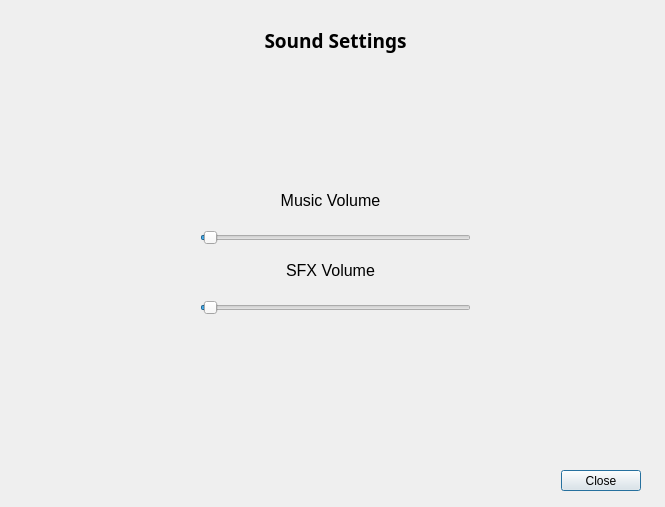
<?xml version="1.0" encoding="UTF-8"?>
<ui version="4.0">
 <class>Dialog</class>
 <widget class="QDialog" name="Dialog">
  <property name="geometry">
   <rect>
    <x>0</x>
    <y>0</y>
    <width>665</width>
    <height>507</height>
   </rect>
  </property>
  <property name="minimumSize">
   <size>
    <width>665</width>
    <height>507</height>
   </size>
  </property>
  <property name="maximumSize">
   <size>
    <width>665</width>
    <height>507</height>
   </size>
  </property>
  <property name="windowTitle">
   <string>Sound Settings - Counting Brain Cells</string>
  </property>
  <widget class="QDialogButtonBox" name="cancel">
   <property name="geometry">
    <rect>
     <x>560</x>
     <y>470</y>
     <width>81</width>
     <height>21</height>
    </rect>
   </property>
   <property name="standardButtons">
    <set>QDialogButtonBox::Close</set>
   </property>
  </widget>
  <widget class="QLabel" name="label">
   <property name="geometry">
    <rect>
     <x>0</x>
     <y>0</y>
     <width>671</width>
     <height>81</height>
    </rect>
   </property>
   <property name="font">
    <font>
     <family>Verdana Pro Cond Semibold</family>
     <pointsize>14</pointsize>
     <weight>75</weight>
     <bold>true</bold>
    </font>
   </property>
   <property name="text">
    <string>Sound Settings</string>
   </property>
   <property name="alignment">
    <set>Qt::AlignCenter</set>
   </property>
   <property name="wordWrap">
    <bool>true</bool>
   </property>
  </widget>
  <widget class="QLabel" name="label_2">
   <property name="geometry">
    <rect>
     <x>0</x>
     <y>190</y>
     <width>661</width>
     <height>20</height>
    </rect>
   </property>
   <property name="font">
    <font>
     <pointsize>12</pointsize>
    </font>
   </property>
   <property name="text">
    <string>Music Volume</string>
   </property>
   <property name="alignment">
    <set>Qt::AlignCenter</set>
   </property>
  </widget>
  <widget class="QSlider" name="music_slider">
   <property name="geometry">
    <rect>
     <x>200</x>
     <y>230</y>
     <width>271</width>
     <height>16</height>
    </rect>
   </property>
   <property name="maximum">
    <number>100</number>
   </property>
   <property name="value">
    <number>1</number>
   </property>
   <property name="orientation">
    <enum>Qt::Horizontal</enum>
   </property>
  </widget>
  <widget class="QLabel" name="label_3">
   <property name="geometry">
    <rect>
     <x>110</x>
     <y>230</y>
     <width>47</width>
     <height>14</height>
    </rect>
   </property>
   <property name="text">
    <string/>
   </property>
  </widget>
  <widget class="QLabel" name="icon">
   <property name="geometry">
    <rect>
     <x>140</x>
     <y>220</y>
     <width>41</width>
     <height>41</height>
    </rect>
   </property>
   <property name="text">
    <string/>
   </property>
   <property name="pixmap">
    <pixmap>../images/mute.png</pixmap>
   </property>
   <property name="scaledContents">
    <bool>true</bool>
   </property>
  </widget>
  <widget class="QLabel" name="label_4">
   <property name="geometry">
    <rect>
     <x>0</x>
     <y>260</y>
     <width>661</width>
     <height>20</height>
    </rect>
   </property>
   <property name="font">
    <font>
     <pointsize>12</pointsize>
    </font>
   </property>
   <property name="text">
    <string>SFX Volume</string>
   </property>
   <property name="alignment">
    <set>Qt::AlignCenter</set>
   </property>
  </widget>
  <widget class="QSlider" name="sfx_slider">
   <property name="geometry">
    <rect>
     <x>200</x>
     <y>300</y>
     <width>271</width>
     <height>16</height>
    </rect>
   </property>
   <property name="maximum">
    <number>100</number>
   </property>
   <property name="value">
    <number>1</number>
   </property>
   <property name="orientation">
    <enum>Qt::Horizontal</enum>
   </property>
  </widget>
  <widget class="QLabel" name="icon_sfx">
   <property name="geometry">
    <rect>
     <x>140</x>
     <y>290</y>
     <width>41</width>
     <height>41</height>
    </rect>
   </property>
   <property name="text">
    <string/>
   </property>
   <property name="pixmap">
    <pixmap>../images/mute.png</pixmap>
   </property>
   <property name="scaledContents">
    <bool>true</bool>
   </property>
  </widget>
 </widget>
 <resources/>
 <connections/>
</ui>
